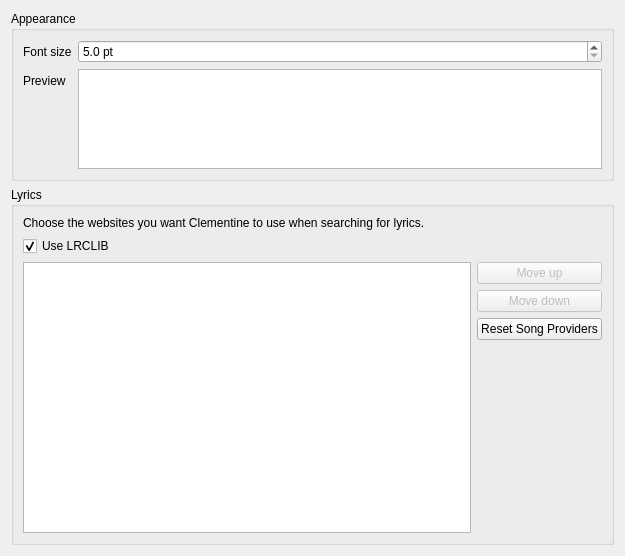
<?xml version="1.0" encoding="UTF-8"?>
<ui version="4.0">
 <class>SongInfoSettingsPage</class>
 <widget class="QWidget" name="SongInfoSettingsPage">
  <property name="geometry">
   <rect>
    <x>0</x>
    <y>0</y>
    <width>625</width>
    <height>556</height>
   </rect>
  </property>
  <property name="windowTitle">
   <string>Song Information</string>
  </property>
  <layout class="QVBoxLayout" name="verticalLayout_2">
   <item>
    <widget class="QGroupBox" name="groupBox_5">
     <property name="sizePolicy">
      <sizepolicy hsizetype="Preferred" vsizetype="Maximum">
       <horstretch>0</horstretch>
       <verstretch>0</verstretch>
      </sizepolicy>
     </property>
     <property name="title">
      <string>Appearance</string>
     </property>
     <layout class="QFormLayout" name="formLayout_5">
      <item row="0" column="0">
       <widget class="QLabel" name="label_11">
        <property name="text">
         <string>Font size</string>
        </property>
       </widget>
      </item>
      <item row="0" column="1">
       <widget class="QDoubleSpinBox" name="song_info_font_size">
        <property name="suffix">
         <string> pt</string>
        </property>
        <property name="decimals">
         <number>1</number>
        </property>
        <property name="minimum">
         <double>5.000000000000000</double>
        </property>
        <property name="maximum">
         <double>50.000000000000000</double>
        </property>
        <property name="singleStep">
         <double>0.500000000000000</double>
        </property>
       </widget>
      </item>
      <item row="1" column="0">
       <widget class="QLabel" name="label_12">
        <property name="text">
         <string>Preview</string>
        </property>
       </widget>
      </item>
      <item row="1" column="1">
       <widget class="QTextEdit" name="song_info_font_preview">
        <property name="maximumSize">
         <size>
          <width>16777215</width>
          <height>100</height>
         </size>
        </property>
        <property name="readOnly">
         <bool>true</bool>
        </property>
       </widget>
      </item>
     </layout>
    </widget>
   </item>
   <item>
    <widget class="QGroupBox" name="groupBox_6">
     <property name="sizePolicy">
      <sizepolicy hsizetype="Preferred" vsizetype="Expanding">
       <horstretch>0</horstretch>
       <verstretch>0</verstretch>
      </sizepolicy>
     </property>
     <property name="title">
      <string>Lyrics</string>
     </property>
     <layout class="QVBoxLayout" name="verticalLayout_15">
      <item>
       <widget class="QLabel" name="label">
        <property name="text">
         <string>Choose the websites you want Clementine to use when searching for lyrics.</string>
        </property>
        <property name="wordWrap">
         <bool>true</bool>
        </property>
       </widget>
      </item>
      <item>
       <widget class="QCheckBox" name="use_lrclib">
        <property name="text">
         <string>Use LRCLIB</string>
        </property>
        <property name="checked">
         <bool>true</bool>
        </property>
       </widget>
      </item>
      <item>
       <layout class="QHBoxLayout" name="horizontalLayout">
        <item>
         <widget class="QListWidget" name="providers"/>
        </item>
        <item>
         <layout class="QVBoxLayout" name="verticalLayout">
          <item>
           <widget class="QPushButton" name="up">
            <property name="enabled">
             <bool>false</bool>
            </property>
            <property name="text">
             <string>Move up</string>
            </property>
           </widget>
          </item>
          <item>
           <widget class="QPushButton" name="down">
            <property name="enabled">
             <bool>false</bool>
            </property>
            <property name="text">
             <string>Move down</string>
            </property>
           </widget>
          </item>
          <item>
           <widget class="QPushButton" name="reset_providers">
            <property name="text">
             <string>Reset Song Providers</string>
            </property>
           </widget>
          </item>
          <item>
           <spacer name="verticalSpacer">
            <property name="orientation">
             <enum>Qt::Vertical</enum>
            </property>
            <property name="sizeHint" stdset="0">
             <size>
              <width>20</width>
              <height>40</height>
             </size>
            </property>
           </spacer>
          </item>
         </layout>
        </item>
       </layout>
      </item>
     </layout>
    </widget>
   </item>
  </layout>
 </widget>
 <resources/>
 <connections/>
</ui>
